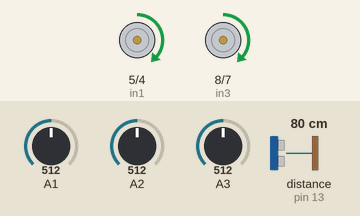
The sketch below on a simulated Arduino Uno, built with avr-gcc and run on an emulated ATmega328P. Shown: motor-driver pin pairs drawn as motors (green arrow = first pin HIGH = forward, orange = second pin HIGH = backward, longer = more drive, scaled by the enable pin). Inputs (shaded band) come from the test bench; at power-on: distance to the obstacle (sensor on pin 13) 80 cm, A2 = 512, A1 = 512, A3 = 512. The echo pulse lasts 58.3 µs per cm; what the sketch prints to the serial monitor is not drawn.

Above: at 2.2 s.
2.3 s: distance to the obstacle (sensor on pin 13) set to 22 cm
5.3 s: distance to the obstacle (sensor on pin 13) set to 19 cm
At 5.8 s:
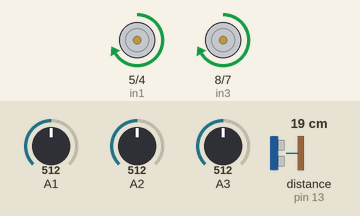
8.3 s: A2 set to 992
At 8.3 s:
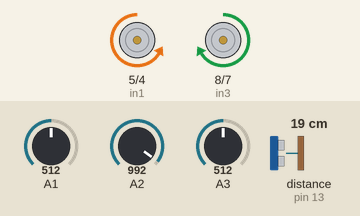
11.3 s: A1 set to 992
14.3 s: A1 set to 716
17.3 s: distance to the obstacle (sensor on pin 13) set to 120 cm
At 18.5 s:
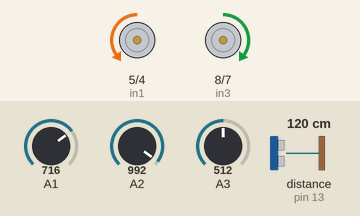
Timing chart, 0 to 20.0 s (numbered marks = the images above; inputs shaded):
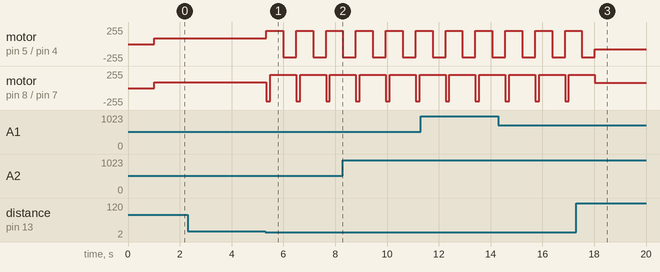

The sketch:

NO_PID_FINAL_____testing.ino
```cpp
#include <RedBot.h>
#include <Ultrasonic.h>


int right_c = 0;
int center = 0;
int left_c = 0;
int left_m = 0;

void right();
void Stop ();
void left();
void forward();
void back();
void left_rev_m();
void turn_obs(int distance);
void turn();
void left_t();
void right_t();
void forward_t();


//Straight Line Speed [0 --> 255]
int baseSpeedValue = 70;
//Max Speed [0 --> 255]
int maxSpeed = 85;
//Max reverse Speed [0 --> -255]
int reverseSpeed = -165;

RedBotSensor left_sen = RedBotSensor(A0);

RedBotSensor left_sen_c = RedBotSensor(A1);
RedBotSensor center_sen = RedBotSensor(A2);
RedBotSensor right_sen_c = RedBotSensor(A3);


#define en2 9
#define in3 8
#define in4 7
//motor b
#define en1 3
#define in1 5
#define in2 4
int lineStandard = 800;

float Kp = 0.095;
float Ki = 0;
float Kd = 0;
int lastError = 0;


// TRIGGER = 12
// ECHO = 13
Ultrasonic ultrasonic (12, 13);
int distance;

void setup() {
  // put your setup code here, to run once:
  Serial.begin(9600);
  pinMode(in1, OUTPUT);
  pinMode(in2, OUTPUT);
  pinMode(in3, OUTPUT);
  pinMode(in4, OUTPUT);
  pinMode(en1, OUTPUT);
  pinMode(en2, OUTPUT);
  Serial.println("IR Sensor Readings:: ");
  delay(1000);

}

void loop() {
  distance = ultrasonic.read();
  Serial.print("Distance in CM: ");
  if(distance == 0){
    distance = 100;
  }
  Serial.println(distance);

  if(distance <= 20){
    turn();
  }

  // put your main code here, to run repeatedly:
  if(left_sen_c.read() < lineStandard && right_sen_c.read() < lineStandard && center_sen.read() < lineStandard)
  {//right
    center = 1;
    right_c = 1;
    left_c = 1;
    forward();
  }
  else if(left_sen_c.read() < lineStandard && center_sen.read() < lineStandard)
  {//right
    center = 1;
    right_c = 0;
    left_c = 1;
    right();
  }
  else if(right_sen_c.read() < lineStandard && center_sen.read() < lineStandard)
  {//right
    center = 1;
    right_c = 1;
    left_c = 0;
    left();
  }
  else if(left_sen_c.read() < lineStandard)
  {//right
    center = 0;
    right_c = 0;
    left_c = 1;
    right_rev();
  }
  else if(right_sen_c.read() < lineStandard)
  {//left
    center = 0;
    right_c = 1;
    left_c = 0;
    left_rev();
  }
  else if(center_sen.read() < lineStandard)
  {//right
    center = 1;
    right_c = 0;
    left_c = 0;
    forward();
  }
  else if(left_sen.read() < lineStandard)
  {//right
    center = 0;
    right_c = 0;
    left_c = 0;
    left_m = 1;
    right_rev();
  }

  //data_sheet
  // if the line is under the right sensor, adjust relative speeds to turn to the right
  // if(right_sen.read() < lineStandard)
  // {//left
  // right_m = 1;
  // }
  //data_sheet
  // if the line is under the left sensor, adjust relative speeds to turn to the left
  // if(left_sen.read() < lineStandard)
  // {//right
  // left_m = 1;
  // }
  // int num_of_sensors_on = right_m + right_c + center + left_c + left_m;
  int num_of_sensors_on = right_c + center + left_c;
  int error = (center*0 + right_c *1000  + left_c*(-1000))/num_of_sensors_on;
    // PID_control(error);
  delay(0);  // add a delay to decrease sensitivity.


}
void PID_control(int error){
  int P = error;
  int I = error + I;
  int D = error - lastError;
  lastError = error;

  int motorSpeedChange = P * Kp + I * Ki + D * Kd;
  int motorSpeedA = baseSpeedValue + motorSpeedChange;
  int motorSpeedB = baseSpeedValue - motorSpeedChange;
  if (motorSpeedA > maxSpeed){
    motorSpeedA = maxSpeed;
  }
  if (motorSpeedB > maxSpeed){
    motorSpeedB = maxSpeed;
  }
  if (motorSpeedA < reverseSpeed){
    motorSpeedA = reverseSpeed;
  }
  if (motorSpeedB < reverseSpeed){
    motorSpeedB = reverseSpeed;
  }
  forward_movement(motorSpeedA, motorSpeedB);
}

void forward_movement(int speedA, int speedB){
if (speedA < 0){ //If we want to reverse
  speedA = 0 - speedA;
  digitalWrite(in1, LOW);
  digitalWrite(in2, HIGH);
}
else{
  digitalWrite(in1, HIGH);
  digitalWrite(in2, LOW);
}

if (speedB < 0){//If we want to reverse
  speedB = 0 - speedB;
  digitalWrite(in3, LOW);
  digitalWrite(in4, HIGH);
}
else{
  digitalWrite(in3, HIGH);
  digitalWrite(in4, LOW);
}

  analogWrite(en1, speedA);

  analogWrite(en2, speedB);
  Serial.print("Speed A:");
  Serial.print(speedA);
  Serial.print("          SpeedB:");
  Serial.print(speedB);
  Serial.println();
}
///////////////////////////////////////////////////////////////////////// HERE WE GO

void right_rev() {
  digitalWrite(in1, LOW);
  digitalWrite(in2, HIGH);
  digitalWrite(in3, HIGH);
  digitalWrite(in4, LOW);
  analogWrite(en1, 80); ////rev1
  analogWrite(en2, 80);////fwd1
  Serial.print("RIGHT");
}
void left_rev() {
  digitalWrite(in1, HIGH);
  digitalWrite(in2, LOW);
  digitalWrite(in3, LOW);
  digitalWrite(in4, HIGH);
  analogWrite(en1, 80);///fwd2
  analogWrite(en2, 80);//rev2
  Serial.print("LEFT");
}
void forward() {
  digitalWrite(in1, HIGH);
  digitalWrite(in2, LOW);
  digitalWrite(in3, HIGH);
  digitalWrite(in4, LOW);
  analogWrite(en1, 85);//fwd_base
  analogWrite(en2, 85);//fwd_base
}
void right() {
  digitalWrite(in1, HIGH);
  digitalWrite(in2, LOW);
  digitalWrite(in3, HIGH);
  digitalWrite(in4, LOW);
  analogWrite(en1, 100);//speedup1
  analogWrite(en2, 65);//speeddwn1
  Serial.print("RIGHT");
}
void left() {
  digitalWrite(in1, HIGH);
  digitalWrite(in2, LOW);
  digitalWrite(in3, HIGH);
  digitalWrite(in4, LOW);
  analogWrite(en1, 65);//speeddwn2
  analogWrite(en2, 100);//speedup2
  Serial.print("LEFT");
}
///////////////////////////////////////////////////////////////////////////////////////
void left_rev_m() {
  digitalWrite(in1, HIGH);
  digitalWrite(in2, LOW);
  digitalWrite(in3, LOW);
  digitalWrite(in4, HIGH);
  analogWrite(en1, 80);
  analogWrite(en2, 150);
  Serial.print("LEFT");
}
void turn_obs(int distance){
  if(distance <= 10){
      digitalWrite(in1, HIGH);
      digitalWrite(in2, LOW);
      digitalWrite(in3, HIGH);
      digitalWrite(in4, LOW);
      analogWrite(en1, 80);
      analogWrite(en2, 200);
     delay(10000);
      digitalWrite(in1, HIGH);
      digitalWrite(in2, LOW);
      digitalWrite(in3, HIGH);
      digitalWrite(in4, LOW);
      analogWrite(en1, 200);
      analogWrite(en2, 80);
      delay(10000);
  }
}
void turn(){
  Serial.println("turn Right");
  left_t();
  delay(150);
  forward_t();
  delay(500);
  right_t();
  delay(500);
  while (right_sen_c.read() >= lineStandard && center_sen.read() >= lineStandard && left_sen_c.read() >= lineStandard && left_sen.read() >= lineStandard){
    forward();
  }
}
void left_t() {
  digitalWrite(in1, HIGH);
  digitalWrite(in2, LOW);
  digitalWrite(in3, LOW);
  digitalWrite(in4, HIGH);
  analogWrite(en1, 200);
  analogWrite(en2, 200);
  Serial.print("LEFT");}
void right_t() {
  digitalWrite(in1, LOW);
  digitalWrite(in2, HIGH);
  digitalWrite(in3, HIGH);
  digitalWrite(in4, LOW);
  analogWrite(en1, 200);
  analogWrite(en2, 200);
  Serial.print("RIGHT");
}
void forward_t() {
  digitalWrite(in1, HIGH);
  digitalWrite(in2, LOW);
  digitalWrite(in3, HIGH);
  digitalWrite(in4, LOW);
  analogWrite(en1, 200);
  analogWrite(en2, 200);
}
```

Measured:
- the behaviour switches between 21 and 20 cm on distance to the obstacle (sensor on pin 13) (found by bisection; images 0 and 1)
- after the input at 2.3 s, every drawn part: stays the same
- after the input at 5.3 s, motor on pin 5 (in1) / pin 4 (in2): alternates forward 200/255 for 0.65 s and backward 200/255 for 0.50 s, starting at once; motor on pin 8 (in3) / pin 7 (in4): alternates forward 200/255 for 1.0 s and backward 200/255 for 0.15 s, starting at once
